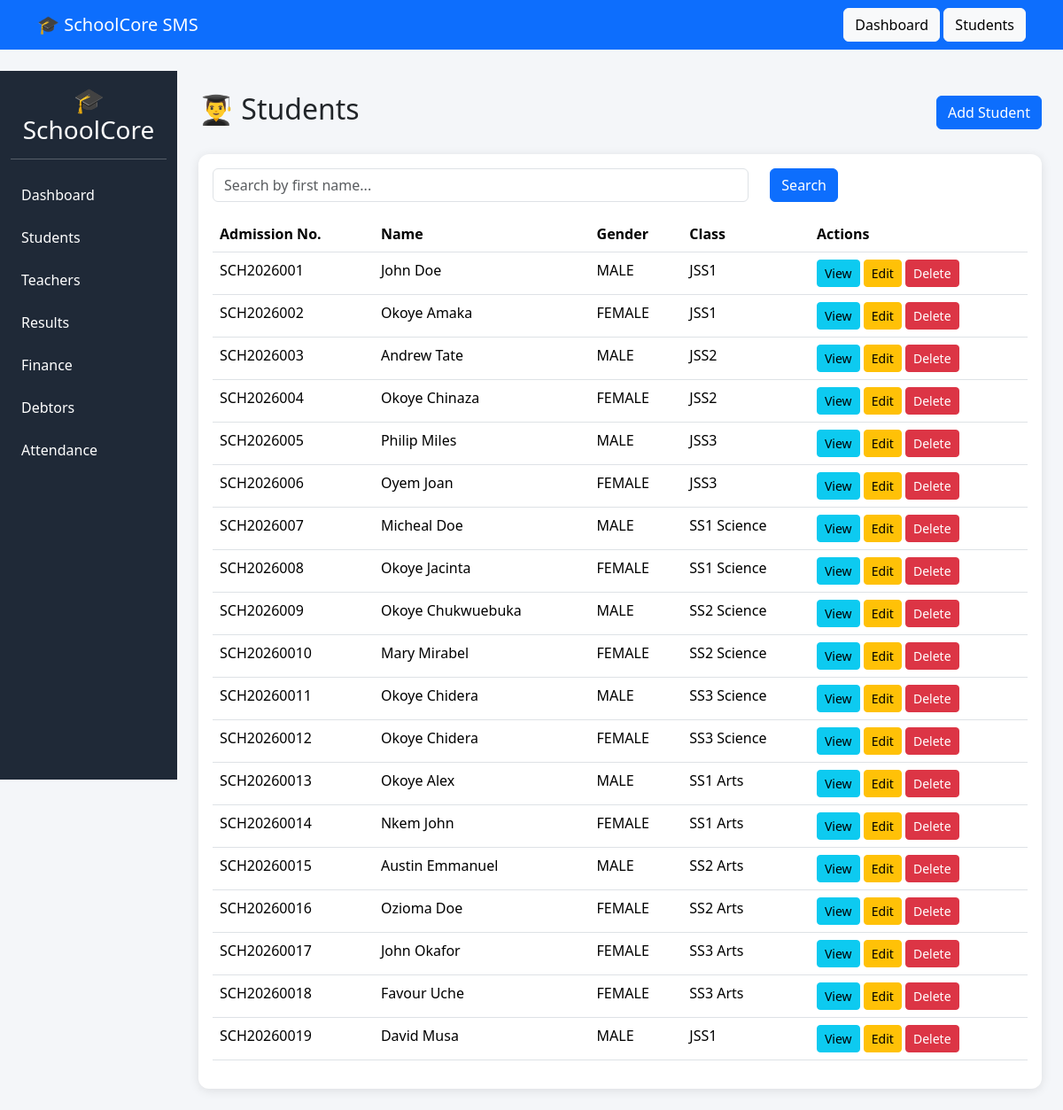
The page /students/ on the database its author committed.
### students/models.py (models this page shows, shortened)
class Student(models.Model):
    GENDER_CHOICES = (
        ('MALE', 'Male'),
        ('FEMALE', 'Female'),
    )
    admission_number = models.CharField(
        max_length=20,
        unique=True
    )
    first_name = models.CharField(max_length=100)
    last_name = models.CharField(max_length=100)
    other_name = models.CharField(
        max_length=100,
        blank=True
    )
    gender = models.CharField(
        max_length=10,
        choices=GENDER_CHOICES
    )
    date_of_birth = models.DateField()
    classroom = models.ForeignKey(
        ClassRoom,
        on_delete=models.SET_NULL,
        null=True
    )
    passport = models.ImageField(
        upload_to='students/',
        blank=True,
        null=True
    )
    address = models.TextField()
    created_at = models.DateTimeField(
        auto_now_add=True
    )

### academics/models.py (models this page shows)
class ClassRoom(models.Model):
    name = models.CharField(max_length=50)
    def __str__(self):
        return self.name

### students/views.py (the view)
def student_list(request):
    query = request.GET.get('q')
    students = Student.objects.all()
    if query:
        students = students.filter(
            Q(first_name__icontains=query) |
            Q(last_name__icontains=query) |
            Q(admission_number__icontains=query)
        )
    return render(
        request,
        'students/list.html',
        {
            'students': students
        }
    )

### templates/students/list.html
{% extends 'base.html' %}
{% block content %}
<div class="d-flex justify-content-between align-items-center mb-4">
    <h2>👨‍🎓 Students</h2>
    <a href="{% url 'student_create' %}" class="btn btn-primary">
        Add Student
    </a>
</div>
<div class="card">
    <div class="card-body">
        <form method="GET">
            <div class="row mb-3">
                <div class="col-md-8">
                    <input
                        type="text"
                        name="q"
                        class="form-control"
                        placeholder="Search by first name..."
                    >
                </div>
                <div class="col-md-4">
                    <button
                        type="submit"
                        class="btn btn-primary"
                    >
                        Search
                    </button>
                </div>
            </div>
        </form>
        <table class="table table-hover">
            <thead>
                <tr>
                    <th>Admission No.</th>
                    <th>Name</th>
                    <th>Gender</th>
                    <th>Class</th>
                    <th>Actions</th>
                </tr>
            </thead>
            <tbody>
                {% for student in students %}
                <tr>
                    <td>{{ student.admission_number }}</td>
                    <td>
                        {{ student.first_name }}
                        {{ student.last_name }}
                    </td>
                    <td>{{ student.gender }}</td>
                    <td>{{ student.classroom }}</td>
                    <td>
                        <a href="{% url 'student_detail' student.id %}"
                           class="btn btn-sm btn-info">
                            View
                        </a>
                        <a href="{% url 'student_update' student.id %}"
                           class="btn btn-sm btn-warning">
                            Edit
                        </a>
                        <a href="{% url 'student_delete' student.id %}"
                           class="btn btn-sm btn-danger">
                            Delete
                        </a>
                    </td>
                </tr>
                {% empty %}
                <tr>
                    <td colspan="5">
                        No students registered.
                    </td>
                </tr>
                {% endfor %}
            </tbody>
        </table>
    </div>
</div>
{% endblock %}

### templates/base.html (shortened to what this page needs)
<!DOCTYPE html>
<html lang="en">
<head>
    <link href="https://cdn.jsdelivr.net/npm/bootstrap@5.3.3/dist/css/bootstrap.min.css" rel="stylesheet">
</head>
<body>
<nav class="navbar navbar-expand-lg navbar-dark bg-primary mb-4">
    <div class="container">
        <a class="navbar-brand" href="/">
            🎓 SchoolCore SMS
        </a>
        <div>
            <a href="/" class="btn btn-light">
                Dashboard
            </a>
            <a href="/students/" class="btn btn-light">
                Students
            </a>
        </div>
    </div>
</nav>
<div class="container-fluid">
<div class="row">
<div class="col-md-2 sidebar">
<h3 class="mt-3 text-center">
🎓 SchoolCore
</h3>
<hr>
<a href="/">Dashboard</a>
<a href="{% url 'student_list' %}">
    Students
</a>
<a href="{% url 'teacher_list' %}" class="active">
    Teachers
</a>
<a href="/results/" class="active">
    Results
</a>
<a
    href="{% url 'finance_dashboard' %}"
>
    Finance
</a>
<a
    href="{% url 'debtors_list' %}"
>
    Debtors
</a>
<a href="{% url 'attendance_list' %}">
    Attendance
</a>
</div>
<div class="col-md-10 p-4">
{% block content %}
{% endblock %}
</div>
</div>
</div>
</body>
</html>

### templates/base.html (style rules this page uses)
body { background:#f4f6f9; }
.sidebar { height:100vh; background:#1f2937; color:white; }
.sidebar a { color:white; text-decoration:none; display:block; padding:12px; }
.card { border:none; border-radius:12px; box-shadow:0 2px 12px rgba(0,0,0,.1); }

### rows shown on the page
Student: admission_number "SCH2026001", first_name "John", last_name "Doe", gender "MALE", classroom "JSS1"
Student: admission_number "SCH2026002", first_name "Okoye", last_name "Amaka", gender "FEMALE", classroom "JSS1"
Student: admission_number "SCH2026003", first_name "Andrew", last_name "Tate", gender "MALE", classroom "JSS2"
Student: admission_number "SCH2026004", first_name "Okoye", last_name "Chinaza", gender "FEMALE", classroom "JSS2"
Student: admission_number "SCH2026005", first_name "Philip", last_name "Miles", gender "MALE", classroom "JSS3"
Student: admission_number "SCH2026006", first_name "Oyem", last_name "Joan", gender "FEMALE", classroom "JSS3"
Student: admission_number "SCH2026007", first_name "Micheal", last_name "Doe", gender "MALE", classroom "SS1 Science"
Student: admission_number "SCH2026008", first_name "Okoye", last_name "Jacinta", gender "FEMALE", classroom "SS1 Science"
Student: admission_number "SCH2026009", first_name "Okoye", last_name "Chukwuebuka", gender "MALE", classroom "SS2 Science"
Student: admission_number "SCH20260010", first_name "Mary", last_name "Mirabel", gender "FEMALE", classroom "SS2 Science"
Student: admission_number "SCH20260011", first_name "Okoye", last_name "Chidera", gender "MALE", classroom "SS3 Science"
Student: admission_number "SCH20260012", first_name "Okoye", last_name "Chidera", gender "FEMALE", classroom "SS3 Science"
Student: admission_number "SCH20260013", first_name "Okoye", last_name "Alex", gender "MALE", classroom "SS1 Arts"
Student: admission_number "SCH20260014", first_name "Nkem", last_name "John", gender "FEMALE", classroom "SS1 Arts"
Student: admission_number "SCH20260015", first_name "Austin", last_name "Emmanuel", gender "MALE", classroom "SS2 Arts"
Student: admission_number "SCH20260016", first_name "Ozioma", last_name "Doe", gender "FEMALE", classroom "SS2 Arts"
Student: admission_number "SCH20260017", first_name "John", last_name "Okafor", gender "FEMALE", classroom "SS3 Arts"
Student: admission_number "SCH20260018", first_name "Favour", last_name "Uche", gender "FEMALE", classroom "SS3 Arts"
Student: admission_number "SCH20260019", first_name "David", last_name "Musa", gender "MALE", classroom "JSS1"
